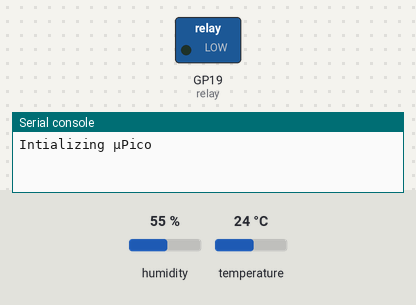
Bench run of a program on a simulated Raspberry Pi Pico running CircuitPython. Shown: switched loads named in the program (green lamp = pin HIGH), the last lines printed to the serial console. The test bench sets the inputs (shaded band); at power-on: humidity 55 %, temperature 24 °C. The clock reads 2024-03-15 10:24:30 at power-on unless the program sets it.

Above: at 1.2 s.
1.3 s: humidity set to 57 %
At 4.7 s:
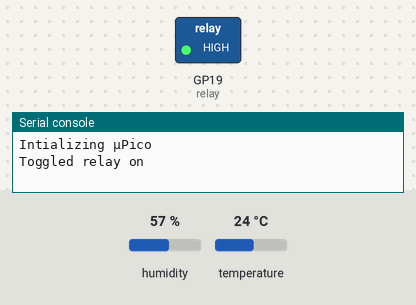
5.0 s: humidity set to 22 %
At 7.2 s:
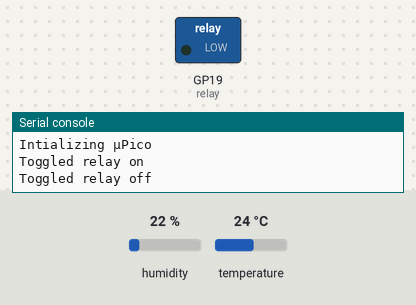
Timing chart, 0 to 8.7 s (numbered marks = the images above; inputs shaded):
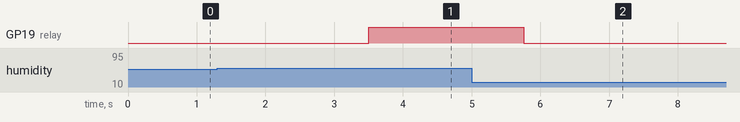

Measured:
- the behaviour switches between 55 and 56 % on humidity (found by bisection; images 0 and 1)
- after the input at 1.3 s, GP19 (relay): LOW → HIGH after 2.2 s
- after the input at 5.0 s, GP19 (relay): HIGH → LOW after 0.76 s

The program:

code.py
```python
import time
import board
import digitalio
import analogio
import adafruit_dht

humidity_trigger = 55
relay_delay = 600

print("Intializing µPico")

relay = digitalio.DigitalInOut(board.GP19)
relay.direction = digitalio.Direction.OUTPUT
dht = adafruit_dht.DHT22(board.GP21)

relay.value = False

now = time.time()-relay_delay

while(True):
	time.sleep(1)
	try:
		#print(dht.temperature)
		#print(dht.humidity)
		if dht.humidity > humidity_trigger:
			if relay.value is False:
				if (now+relay_delay) < time.time():
					print("Toggled relay on")
					relay.value = True
					now = time.time()
				else:
					print("Waiting for ... ",now+600-time.time()," seconds")
		else:
			if relay.value is True:
				print("Toggled relay off")
				relay.value = False
				now = time.time()
	except RuntimeError as e:
		print("DHT Read err", e.arg)
```
